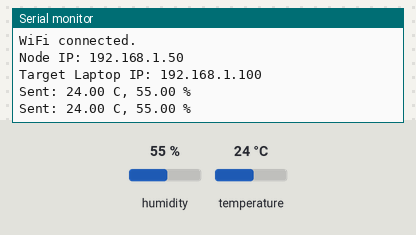
Bench run of a sketch on a simulated ESP32. Shown: the last lines printed to the serial monitor. The test bench sets the inputs (shaded band); at power-on: humidity 55 %, temperature 24 °C. WiFi joins after 1.5 s; servers stay silent unless stated.

Above: at 2.7 s.
2.8 s: humidity set to 22 %
At 4.3 s:
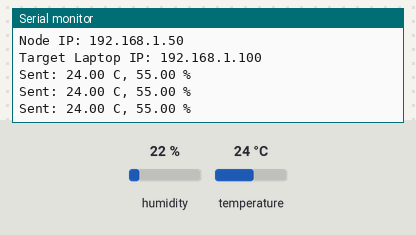
6.6 s: temperature set to 12 °C
At 6.6 s:
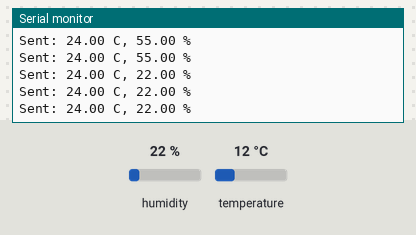
10.4 s: humidity set to 40 %
At 11.3 s:
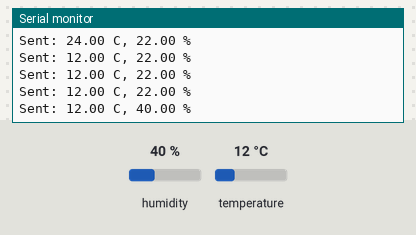
Timing chart, 0 to 13.4 s (numbered marks = the images above; inputs shaded):
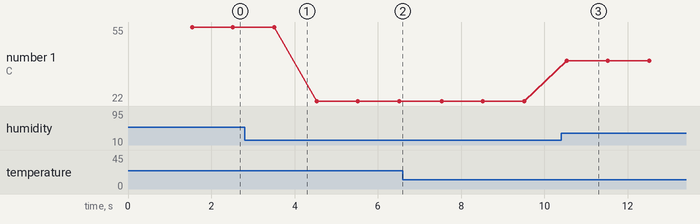

The sketch:

environment_node.ino
```cpp
#include <WiFi.h>
#include <WiFiUdp.h>
#include <DHT.h>
#include <ArduinoJson.h>

// ==========================================
// CONFIGURATION
// ==========================================
const char* ssid = "$$";
const char* password = "00000000";

// PLACEHOLDER: Replace with actual IP from ipconfig
const char* LAPTOP_IP = "192.168.1.100";
const int UDP_PORT = 5005;

#define DHTPIN 4
#define DHTTYPE DHT11

DHT dht(DHTPIN, DHTTYPE);
WiFiUDP udp;

unsigned long lastSendTime = 0;
const int SEND_INTERVAL = 1000; // ~1 Hz

void setup() {
  Serial.begin(115200);
  delay(10);

  Serial.println("\nTHERMORA Environment Node Starting...");

  WiFi.begin(ssid, password);
  while (WiFi.status() != WL_CONNECTED) {
    delay(500);
    Serial.print(".");
  }
  Serial.println("\nWiFi connected.");
  Serial.print("Node IP: ");
  Serial.println(WiFi.localIP());
  Serial.print("Target Laptop IP: ");
  Serial.println(LAPTOP_IP);

  dht.begin();
}

void loop() {
  unsigned long currentTime = millis();

  if (currentTime - lastSendTime >= SEND_INTERVAL) {
    float h = dht.readHumidity();
    float t = dht.readTemperature();

    if (isnan(h) || isnan(t)) {
      Serial.println("Failed to read from DHT sensor!");
    } else {
      StaticJsonDocument<128> doc;
      doc["device"] = "ENV_01";
      doc["type"] = "environment";
      doc["timestamp_ms"] = currentTime;
      doc["temperature_c"] = t;
      doc["humidity_pct"] = h;

      udp.beginPacket(LAPTOP_IP, UDP_PORT);
      serializeJson(doc, udp);
      udp.endPacket();

      Serial.print("Sent: ");
      Serial.print(t);
      Serial.print(" C, ");
      Serial.print(h);
      Serial.println(" %");
    }

    lastSendTime = currentTime;
  }
}
```

Measured:
- after the input at 10.4 s, the serial monitor: prints a new line after 0.14 s (image 3)
- plotted number 1: 55 → 22 after the input at 2.8 s, 22 → 40 after the input at 10.4 s
